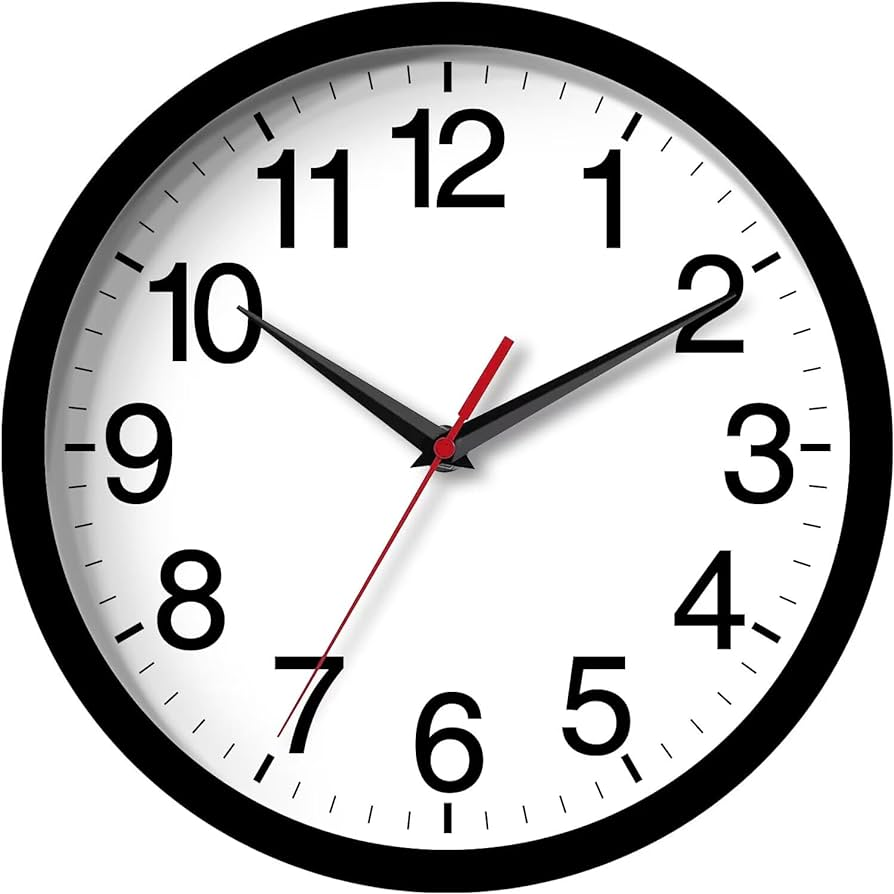
#> input picture term_project_image/clock_image3.jpg, 894 x 894 px
$ jupyter execute --allow-errors clock.ipynb
#> lines starting #> are read from the running program, lines starting #| are printed output that depends on the picture; after the words box and inside, x2 and y2 are one past the last pixel; in counts of white or black regions, pixels touching at a corner belong together; long printed decimals are rounded
[cell 1]
# pip install opencv-python

[cell 2]
import cv2
import numpy as np
import matplotlib.pyplot as plt
import math

# Replace 'clock.jpg' with the path to your clock image
image_path = 'clock_image3.jpg'
img = cv2.imread(image_path)
#> img is the input picture: shape (894, 894, 3); mean B, G, R 193.9, 193.9, 194.3

if img is None:
    print("Error: Could not read image.")
else:
    print("Image loaded successfully.")

    # Resize the image to a desired size, e.g., (500, 500)
    target_size = (int(img.shape[1]/img.shape[0] *500),500)  # You can adjust this as needed
    print(target_size)
#| (500, 500)
    print(img.shape)
#| (894, 894, 3)
    img_resized = cv2.resize(img, target_size, interpolation=cv2.INTER_AREA)
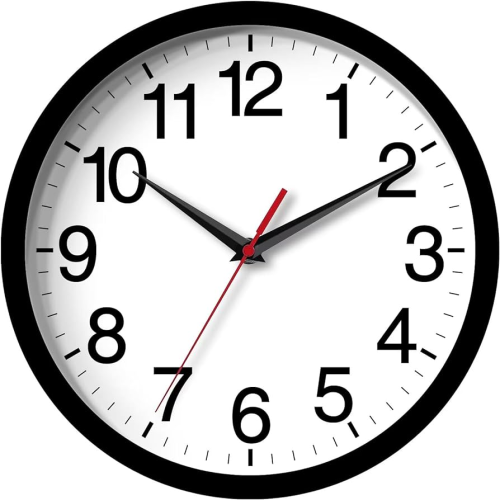
#> img_resized: shape (500, 500, 3); mean B, G, R 193.9, 193.9, 194.3
    print(img_resized.shape)
#| (500, 500, 3)
    # Display the original and resized images for comparison
    plt.figure(figsize=(12, 6))

    # Plot original image
    plt.subplot(1, 2, 1)
    plt.imshow(cv2.cvtColor(img, cv2.COLOR_BGR2RGB))
    plt.title('Original Image')
    plt.axis('off')

    # Plot resized image
    plt.subplot(1, 2, 2)
    plt.imshow(cv2.cvtColor(img_resized, cv2.COLOR_BGR2RGB))
    plt.title('Resized Image (500x500)')
    plt.axis('off')

    plt.show()
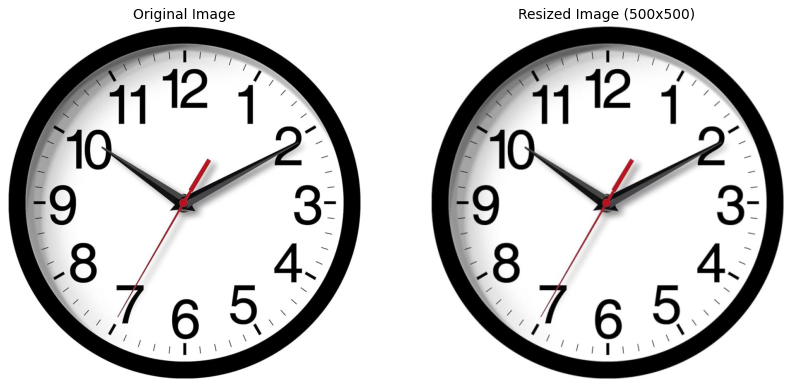
#> figure drawn by matplotlib, 2 panels

    # Now, proceed with the resized image for further calculations
    img = img_resized  # Use the resized image for further processing

[cell 3]
# Convert to grayscale
gray = cv2.cvtColor(img, cv2.COLOR_BGR2GRAY)

# Apply median blur
gray_blurred = cv2.medianBlur(gray, 5)

# Display the grayscale and blurred images
fig, axes = plt.subplots(1, 2, figsize=(12,6))
axes[0].imshow(gray, cmap='gray')
axes[0].set_title('Grayscale Image')
axes[0].axis('off')

axes[1].imshow(gray_blurred, cmap='gray')
axes[1].set_title('Blurred Image')
axes[1].axis('off')

plt.show()

[cell 4]
# Modify the HoughCircles call with more appropriate parameters
circles = cv2.HoughCircles(
    gray_blurred, cv2.HOUGH_GRADIENT, dp=1.2,
    minDist=100, param1=50, param2=80,
    minRadius=30, maxRadius=400
)
#> circles = [[249, 249, 224.9], [336.6, 337.8, 126], [186.6, 168.6, 123.2], [282.6, 132.6, 127.3]]

if circles is not None:
    # Get the (x, y, r) as integers
    circles = np.uint16(np.around(circles))
#> circles = [[249, 249, 225], [337, 338, 126], [187, 169, 123], [283, 133, 127]]
    img_circle = img.copy()
    for i in circles[0, :]:
        # Draw the outer circle
        cv2.circle(img_circle, (i[0], i[1]), i[2], (0, 255, 0), 2)
        # Draw the center of the circle
        cv2.circle(img_circle, (i[0], i[1]), 2, (0, 0, 255), 3)
#> this loop made 4 passes
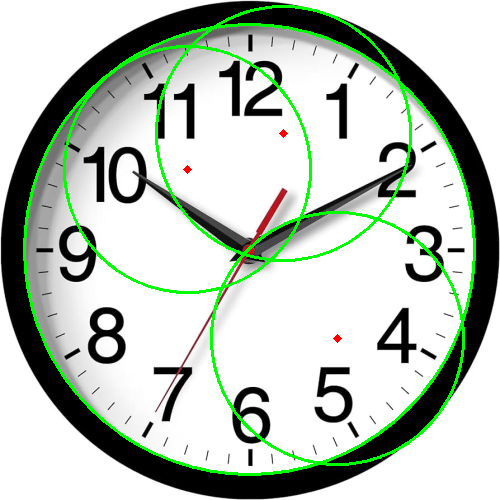
#> img_circle: shape (500, 500, 3); 4.42% of pixels changed, all inside (x1, y1, x2, y2) = (23, 5, 476, 476)

    # Display the image with detected circle
    plt.figure(figsize=(6,6))
    plt.imshow(cv2.cvtColor(img_circle, cv2.COLOR_BGR2RGB))
    plt.title('Detected Clock Face (Fine-tuned)')
    plt.axis('off')
    plt.show()
else:
    print("No clock face detected.")

[cell 5]
if circles is not None:
    # Get the (x, y, r) as integers
    x, y, r = circles[0][0]
#> x = 249; y = 249; r = 225

    # Create a mask with the same dimensions as the image
    mask = np.zeros_like(gray)
    cv2.circle(mask, (x, y), r, 255, -1)
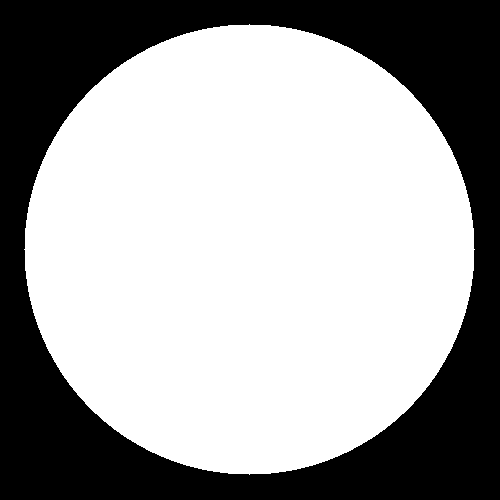
#> mask: shape (500, 500); 63.6% white; 1 black region, box (x1, y1, x2, y2) and area: (0, 0, 500, 500) 90967

    # Apply the mask to isolate the clock face
    clock_face = cv2.bitwise_and(gray, gray, mask=mask)
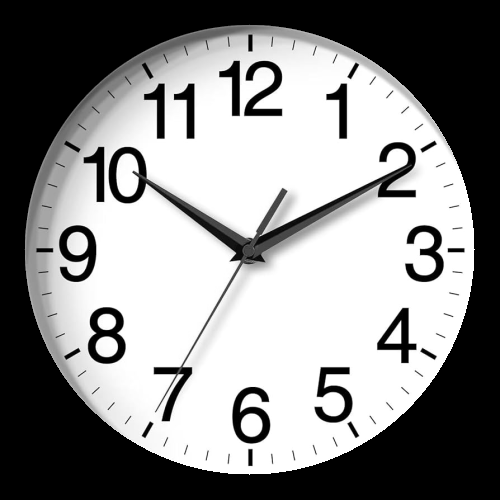
#> clock_face: shape (500, 500); min 0, max 255, mean 137.4

    # Display the isolated clock face
    plt.figure(figsize=(6,6))
    plt.imshow(clock_face, cmap='gray')
    plt.title('Isolated Clock Face')
    plt.axis('off')
    plt.show()
else:
    print("Cannot proceed without detecting the clock face.")

[cell 6]
# Apply Canny edge detector
edges = cv2.Canny(clock_face, 50, 150, apertureSize=3)
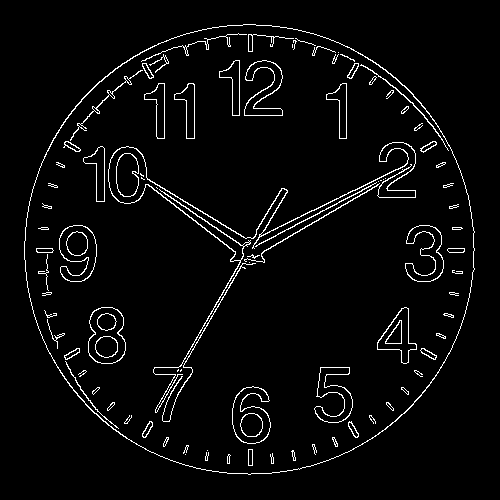
#> edges: shape (500, 500); 3.7% white in thin lines or dots, all inside (x1, y1, x2, y2) = (24, 24, 475, 475)

# Display the edges
plt.figure(figsize=(6,6))
plt.imshow(edges, cmap='gray')
plt.title('Edge Detection')
plt.axis('off')
plt.show()

[cell 7]
# Assuming 'edges' is the result from the Canny edge detection
# Assuming 'img' is the original image (in BGR format)
# Assuming 'r' is the approximate radius of the clock face
# Assuming 'center' is a tuple (center_x, center_y) representing the clock center

# Example placeholders (replace these with your actual variables)
# edges = cv2.Canny(clock_face, 50, 150, apertureSize=3)
# img = cv2.imread('clock.jpg')  # Replace with your image
# r = 200  # Example radius
# center = (250, 250)  # Example center coordinates

# First Section: Detect lines using the Hough Line Transform
lines = cv2.HoughLinesP(
    edges,
    rho=1,
    theta=np.pi / 180,
    threshold=60,
    minLineLength=0.25 * r,
    maxLineGap=20
)
#> lines = 17 rows, first 6: [232, 249, 415, 160], [237, 266, 415, 163], [196, 342, 287, 190], [104, 152, 264, 260], [142, 436, 273, 201], [230, 259, 380, 180]

if lines is not None:
    print(f"{len(lines)} lines detected.")
#| 17 lines detected.

    # Initialize lists to store angles and lengths
    line_data = []

    # Compute angles and lengths for each detected line and display each individually
    for i, line in enumerate(lines):
        x1, y1, x2, y2 = line[0]

        # Compute length of the line
        length = math.hypot(x2 - x1, y2 - y1)

        # Compute the angle of the line (in degrees) relative to the horizontal axis
        mid_x = (x1 + x2) / 2
        mid_y = (y1 + y2) / 2

        # Calculate angle using atan2 with respect to the center
        angle = math.degrees(math.atan2(mid_y - y, mid_x - x))
        if angle < 0:
            angle += 360

        # Append line information (length, angle, line coordinates)
        distance_from_center1 = math.hypot(x1 - x, y1 - y)
        distance_from_center2 = math.hypot(x2 - x, y2 - y)
        distance_from_center = min(distance_from_center1,distance_from_center2)
        if distance_from_center > 0.3 *r :
            continue

        line_data.append({
            'length': length,
            'angle': angle,
            'coords': (x1, y1, x2, y2)
        })

        # Create a copy of the original image to draw each line individually
        img_single_line = img.copy()

        # Draw the line for visualization (green color)
        cv2.line(img_single_line, (x1, y1), (x2, y2), (0, 255, 0), 2)

        # Display the detected line
        plt.figure(figsize=(6, 6))
        plt.imshow(cv2.cvtColor(img_single_line, cv2.COLOR_BGR2RGB))
        plt.title(f'Line {i + 1}: Length = {length:.2f}, Angle = {angle:.2f}°')
        plt.axis('off')
        plt.show()
#> this loop made 17 passes
#> (x1, y1, x2, y2, length, mid_x, mid_y, angle) on passes 1 to 8: (232, 249, 415, 160, 203.5, 323.5, 204.5, 329.1), (237, 266, 415, 163, 205.7, 326, 214.5, 335.9), (196, 342, 287, 190, 177.2, 241.5, 266, 113.8), (104, 152, 264, 260, 193, 184, 206, 213.5), (142, 436, 273, 201, 269, 207.5, 318.5, 120.8), (230, 259, 380, 180, 169.5, 305, 219.5, 332.2), (100, 146, 251, 264, 191.6, 175.5, 205, 210.9), (135, 171, 266, 250, 153, 200.5, 210.5, 218.4)
#> pass 1, `plt.show()`:
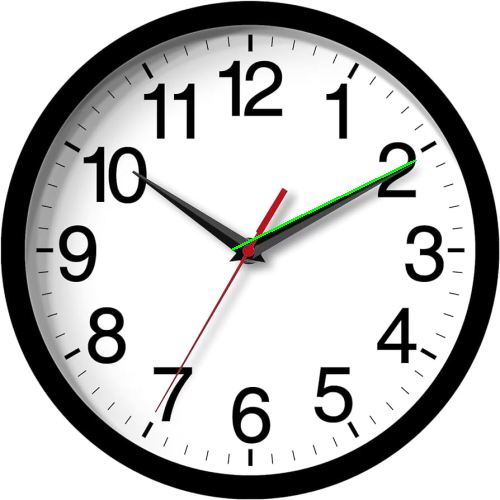
#> shown: shape (500, 500, 3); mean R, G, B 194, 194.1, 193.6
#> after the loop, line_data = 11 items

    # Draw all detected lines on the original image
    img_lines = img.copy()
    for line in line_data:
        x1, y1, x2, y2 = line['coords']
        cv2.line(img_lines, (x1, y1), (x2, y2), (0, 255, 0), 2)
#> this loop made 11 passes
#> (x1, y1, x2, y2) on passes 1 to 8: (232, 249, 415, 160), (237, 266, 415, 163), (104, 152, 264, 260), (142, 436, 273, 201), (230, 259, 380, 180), (100, 146, 251, 264), (135, 171, 266, 250), (173, 382, 225, 294)
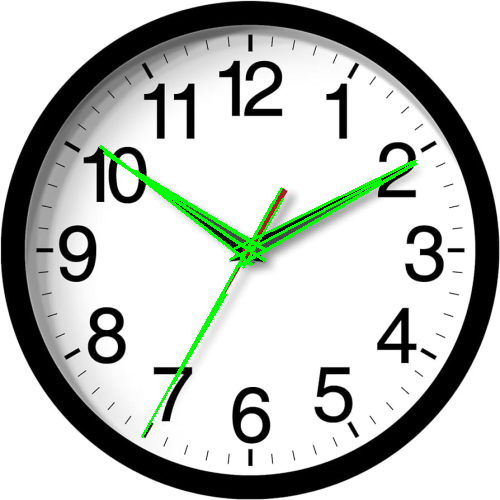
#> img_lines: shape (500, 500, 3); 1.75% of pixels changed, all inside (x1, y1, x2, y2) = (99, 145, 417, 438)

    # Display all detected lines together on the clock face
    plt.figure(figsize=(6, 6))
    plt.imshow(cv2.cvtColor(img_lines, cv2.COLOR_BGR2RGB))
    plt.title('All Detected Lines on Clock Face')
    plt.axis('off')
    plt.show()
#| 11

else:
    print("No lines detected.")

#> (a cell that did not finish here is left out)

[cell 9]
import cv2
import numpy as np
import matplotlib.pyplot as plt

# Function to cluster lines based on angle similarity
def cluster_lines_by_angle(lines, angle_threshold):
#> called with angle_threshold = 10
    clusters = []

    for line in lines:
        angle = line['angle']
        added_to_cluster = False

        # Iterate over existing clusters to see if the line fits into one of them
        for cluster in clusters:
            # Calculate the difference between angles, taking into account circular nature (0-360 degrees)
            angle_diff = min(abs(angle - cluster['angle']), 360 - abs(angle - cluster['angle']))
            if angle_diff < angle_threshold:
                # Add the line to the cluster if angle difference is below the threshold
                cluster['lines'].append(line)
                # Update the cluster's representative angle as the mean of all angles in the cluster
                cluster['angle'] = np.mean([l['angle'] for l in cluster['lines']])
                added_to_cluster = True
                break

        # If the line does not fit into any existing cluster, create a new cluster
        if not added_to_cluster:
            clusters.append({'angle': angle, 'lines': [line]})
#> this loop made 11 passes
#> angle on passes 1 to 8: 329.1, 335.9, 213.5, 120.8, 332.2, 210.9, 218.4, 119.3
#> after the loop, cluster = 2 items; clusters = 5 items

    return clusters

# Assuming 'line_data' is a list of dictionaries where each dictionary represents a line with the following structure:
# line_data = [{'length': ..., 'angle': ..., 'coords': (x1, y1, x2, y2)}, ...]

angle_threshold = 10  # degrees for clustering similar angles

# Perform clustering on the detected lines
print(len(line_data))
clusters = cluster_lines_by_angle(line_data, angle_threshold)
#> clusters = 5 items

# Visualize each cluster
for idx, cluster in enumerate(clusters):
    print(f"Cluster {idx + 1} - Representative Angle: {cluster['angle']:.2f}°")

    # Create a copy of the original image to draw lines in this cluster
    img_cluster = img.copy()

    # Define a distinct color for each cluster (randomized for visualization purposes)
    color = tuple(np.random.randint(0, 255, size=3).tolist())

    for line in cluster['lines']:
        x1, y1, x2, y2 = line['coords']
        # Draw the line for visualization
        cv2.line(img_cluster, (x1, y1), (x2, y2), color, 2)

    # Display the clustered lines on the clock face
    plt.figure(figsize=(6, 6))
    plt.imshow(cv2.cvtColor(img_cluster, cv2.COLOR_BGR2RGB))
    plt.title(f'Cluster {idx + 1}: Representative Angle = {cluster["angle"]:.2f}°')
    plt.axis('off')
    plt.show()
#> this loop made 5 passes
#> color on passes 1 to 5: (172, 47, 117), (192, 67, 251), (195, 103, 9), (211, 21, 242), (36, 87, 70)
#> (printed output is left out)
#> pass 1, `plt.show()`:
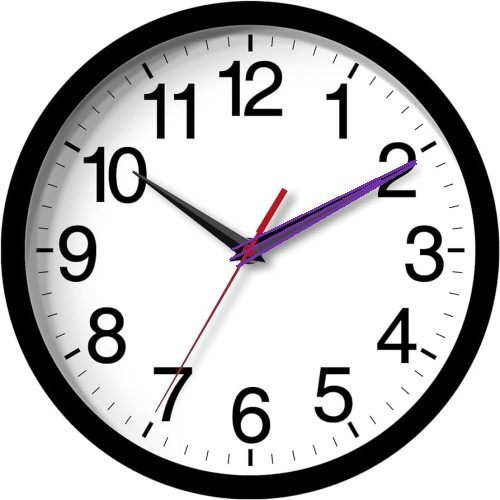
#> shown: shape (500, 500, 3); mean R, G, B 194.4, 193.6, 194.5
#> pass 2, `plt.show()`:
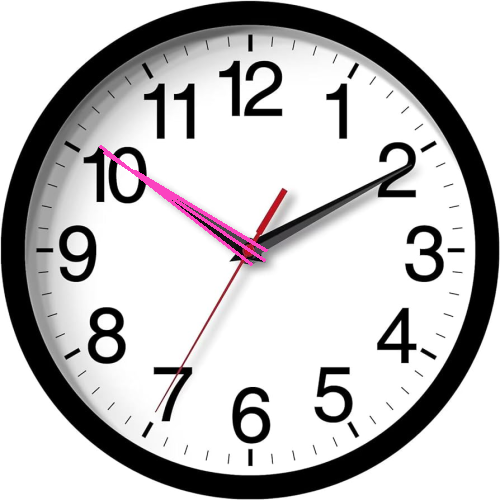
#> shown: shape (500, 500, 3); mean R, G, B 195.3, 193.6, 194.5

[cell 10]
representative_lines = []
print(len(clusters))
#| 5
for cluster in clusters:
    avg_length = sum([i['length'] for i in cluster['lines']]) / len(cluster['lines'])
    avg_angle = sum([i['angle'] for i in cluster['lines']]) / len(cluster['lines'])
    representative_lines.append({'length' : avg_length, 'angle' : avg_angle})
#> this loop made 5 passes
#> (avg_length, avg_angle) on passes 1 to 5: (192.9, 332.4), (172.7, 215.2), (185.6, 120.1), (129.4, 276.3), (78.39, 310.2)
#> after the loop, representative_lines = 5 items
print(representative_lines)
#| [{'length': 192.893, 'angle': 332.412}, {'length': 172.658, 'angle': 215.178}, {'length': 185.631, 'angle': 120.085}, {'length': 129.375, 'angle': 276.340}, {'length': 78.390, 'angle': 310.156}]

[cell 11]
import math
from itertools import permutations, product
import matplotlib.pyplot as plt
import numpy as np


sorted_lines = sorted(representative_lines, key=lambda x: x['length'])
#> sorted_lines = 5 items
if len(sorted_lines) > 3 :
    sorted_lines = sorted_lines[len(sorted_lines) - 3:]
#> sorted_lines = 3 items
# print(hour_line)
hour_line = sorted_lines[0]
#> hour_line = {'length': 172.7, 'angle': 215.2}
other_lines = sorted_lines[1:]
#> other_lines = 2 items

# Convert the angle to match the clock face where 0 degrees is at 3 o'clock
# and angles increase counterclockwise
clock_angle = 360 - hour_line['angle'] % 360  # No adjustment needed since 0 degrees is at 3 o'clock
#> clock_angle = 144.8
print(clock_angle)
#| 144.822
hour = hour_line['angle'] / 30 + 3
#> hour = 10.17
print("hour: ",hour_line['angle'] / 30 + 3)
#| hour:  10.173
print(len(other_lines))
#| 2
#> (the rest of this cell did not finish here and is left out)

$ run again, with term_project_image/clock_image1.jpg copied over term_project_image/clock_image3.jpg
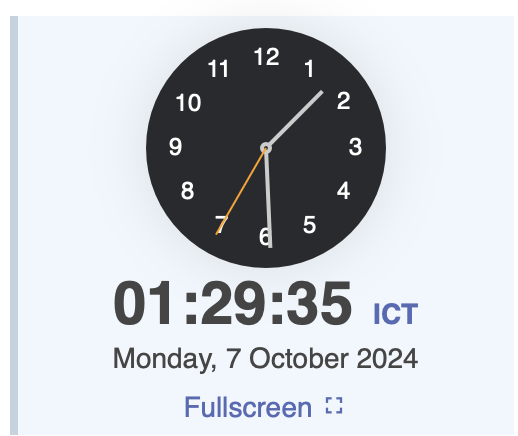
#> input picture term_project_image/clock_image1.jpg, 518 x 436 px
#> img is the input picture: shape (436, 518, 3); mean B, G, R 205.1, 200.6, 196.1
#| (594, 500)
#| (436, 518, 3)
#| (500, 594, 3)
#> `circles = cv2.HoughCircles( gray_blurred, cv2.HOUGH_GRADIENT, dp=1.2, ..`: circles = [[304.2, 168.6, 137]]
#> `circles = np.uint16(np.around(circles))`: circles = [[304, 169, 137]]
#> the loop `for i in circles[0, :]:` made 1 pass
#> after the loop `for i in circles[0, :]:`:
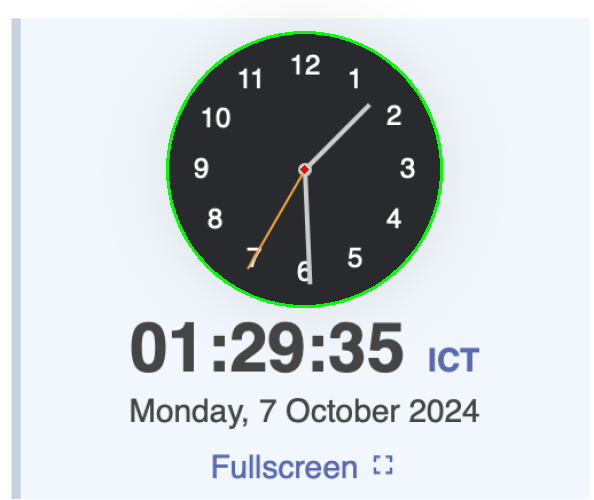
#> img_circle: shape (500, 594, 3); mean B, G, R 204.1, 201.9, 195.2
#> x = 304; y = 169; r = 137
#> mask: shape (500, 594); 19.8% white; 1 white region, box (x1, y1, x2, y2) and area: (167, 32, 442, 307) 58941
#> edges: shape (500, 594); 1% white in thin lines or dots, all inside (x1, y1, x2, y2) = (166, 32, 442, 307)
#> lines = [[235, 287, 308, 162], [295, 182, 370, 107], [251, 267, 312, 158], [306, 163, 312, 282], [303, 163, 307, 283], [299, 173, 364, 106]]
#| 6 lines detected.
#> the loop `for i, line in enumerate(lines):` made 6 passes
#> (x1, y1, x2, y2, length, mid_x, mid_y, angle) on passes 1 to 6: (235, 287, 308, 162, 144.8, 271.5, 224.5, 120.4), (295, 182, 370, 107, 106.1, 332.5, 144.5, 319.3), (251, 267, 312, 158, 124.9, 281.5, 212.5, 117.3), (306, 163, 312, 282, 119.2, 309, 222.5, 84.66), (303, 163, 307, 283, 120.1, 305, 223, 88.94), (299, 173, 364, 106, 93.35, 331.5, 139.5, 313)
#> after the loop `for i, line in enumerate(lines):`: line_data = 6 items
#> the loop `for line in line_data:` made 6 passes
#| 6
#> the loop in cluster_lines_by_angle, `for line in lines:` made 6 passes
#> angle on passes 1 to 6: 120.4, 319.3, 117.3, 84.66, 88.94, 313
#> after the loop in cluster_lines_by_angle, `for line in lines:`: cluster = 2 items; clusters = 3 items
#> the loop `for idx, cluster in enumerate(clusters):` made 3 passes
#> color on passes 1 to 3: (172, 47, 117), (192, 67, 251), (195, 103, 9)
#> (printed output is left out)
#> pass 2, `plt.show()`:
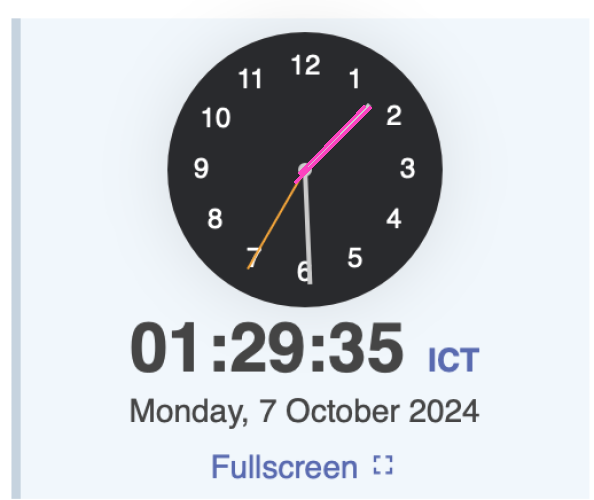
#> shown: shape (500, 594, 3); mean R, G, B 196.3, 200.4, 205.2
#| 3
#> the loop `for cluster in clusters:` made 3 passes
#> (avg_length, avg_angle) on passes 1 to 3: (134.8, 118.9), (99.71, 316.2), (119.6, 86.8)
#| [{'length': 134.831, 'angle': 118.851}, {'length': 99.707, 'angle': 316.153}, {'length': 119.609, 'angle': 86.800}]
#> hour_line = {'length': 99.71, 'angle': 316.2}
#> other_lines = 2 items
#> clock_angle = 43.85
#| 43.847
#> hour = 13.54
#| hour:  13.538
#| 2
